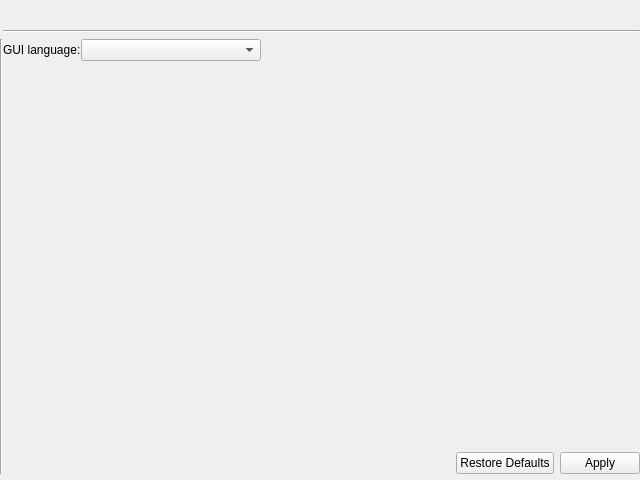
<?xml version="1.0" encoding="UTF-8"?>
<ui version="4.0">
 <class>LocalizationSettings</class>
 <widget class="QWidget" name="LocalizationSettings">
  <property name="geometry">
   <rect>
    <x>0</x>
    <y>0</y>
    <width>640</width>
    <height>480</height>
   </rect>
  </property>
  <property name="windowTitle">
   <string>Form</string>
  </property>
  <layout class="QGridLayout" name="gridLayout">
   <property name="leftMargin">
    <number>0</number>
   </property>
   <property name="topMargin">
    <number>6</number>
   </property>
   <property name="rightMargin">
    <number>0</number>
   </property>
   <property name="bottomMargin">
    <number>6</number>
   </property>
   <property name="horizontalSpacing">
    <number>0</number>
   </property>
   <item row="1" column="1">
    <widget class="QLabel" name="settingsNameLabel">
     <property name="sizePolicy">
      <sizepolicy hsizetype="Preferred" vsizetype="Maximum">
       <horstretch>0</horstretch>
       <verstretch>0</verstretch>
      </sizepolicy>
     </property>
     <property name="font">
      <font>
       <pointsize>12</pointsize>
       <weight>75</weight>
       <bold>true</bold>
      </font>
     </property>
     <property name="text">
      <string/>
     </property>
    </widget>
   </item>
   <item row="2" column="1">
    <widget class="Line" name="line">
     <property name="orientation">
      <enum>Qt::Horizontal</enum>
     </property>
    </widget>
   </item>
   <item row="3" column="1">
    <layout class="QGridLayout" name="gridLayout_2">
     <item row="0" column="0">
      <layout class="QGridLayout" name="gridLayout_4">
       <item row="0" column="0">
        <widget class="QLabel" name="GUILanguageLabel">
         <property name="text">
          <string>GUI language:</string>
         </property>
        </widget>
       </item>
       <item row="0" column="1">
        <widget class="QComboBox" name="GUILanguageComboBox">
         <property name="sizePolicy">
          <sizepolicy hsizetype="Fixed" vsizetype="Fixed">
           <horstretch>0</horstretch>
           <verstretch>0</verstretch>
          </sizepolicy>
         </property>
         <property name="minimumSize">
          <size>
           <width>180</width>
           <height>0</height>
          </size>
         </property>
        </widget>
       </item>
       <item row="0" column="2">
        <spacer name="horizontalSpacer">
         <property name="orientation">
          <enum>Qt::Horizontal</enum>
         </property>
         <property name="sizeHint" stdset="0">
          <size>
           <width>40</width>
           <height>20</height>
          </size>
         </property>
        </spacer>
       </item>
      </layout>
     </item>
     <item row="1" column="0">
      <spacer name="verticalSpacer">
       <property name="orientation">
        <enum>Qt::Vertical</enum>
       </property>
       <property name="sizeHint" stdset="0">
        <size>
         <width>20</width>
         <height>40</height>
        </size>
       </property>
      </spacer>
     </item>
     <item row="2" column="0">
      <layout class="QGridLayout" name="gridLayout_5">
       <item row="0" column="1">
        <widget class="QDialogButtonBox" name="buttonBox">
         <property name="sizePolicy">
          <sizepolicy hsizetype="Fixed" vsizetype="Fixed">
           <horstretch>0</horstretch>
           <verstretch>0</verstretch>
          </sizepolicy>
         </property>
         <property name="standardButtons">
          <set>QDialogButtonBox::Apply|QDialogButtonBox::RestoreDefaults</set>
         </property>
        </widget>
       </item>
       <item row="0" column="0">
        <spacer name="horizontalSpacer_2">
         <property name="orientation">
          <enum>Qt::Horizontal</enum>
         </property>
         <property name="sizeHint" stdset="0">
          <size>
           <width>40</width>
           <height>20</height>
          </size>
         </property>
        </spacer>
       </item>
      </layout>
     </item>
    </layout>
   </item>
   <item row="3" column="0">
    <widget class="Line" name="line_2">
     <property name="orientation">
      <enum>Qt::Vertical</enum>
     </property>
    </widget>
   </item>
  </layout>
 </widget>
 <resources/>
 <connections/>
</ui>
